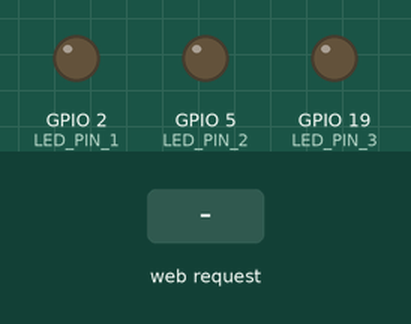
This sketch was run on a simulated ESP32. Parts: output pins drawn as LEDs (lit = HIGH). The test bench sets the inputs (shaded band). WiFi joins after 1.5 s; servers stay silent unless stated; what the sketch prints to the serial monitor is not drawn.

Above: at 2.7 s.
2.8 s: HTTP request GET /set?b=1 received
At 3.5 s:
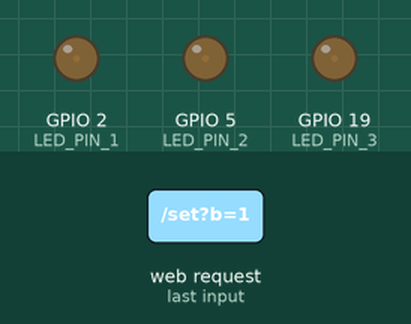
4.3 s: HTTP request GET /set?b=120 received
At 4.7 s:
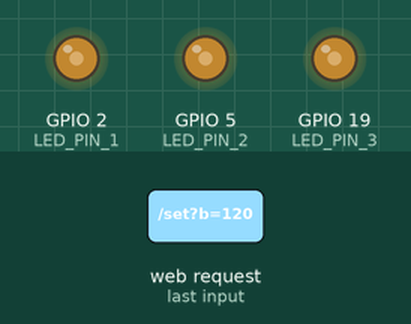
Timing chart, 0 to 7.3 s (numbered marks = the images above; inputs shaded):
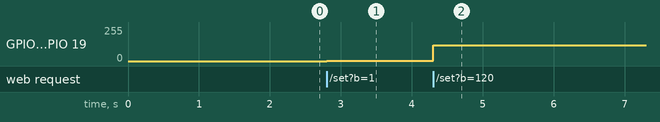

The sketch:

ex07.ino
```cpp
#include <WiFi.h>
#include <WebServer.h>

// ================= 配置区域 =================
const char* ssid = "桃予柠";
const char* password = "00000000";

// LED 引脚 (D2, D5, D19)
const int LED_PIN_1 = 2;
const int LED_PIN_2 = 5;
const int LED_PIN_3 = 19;

WebServer server(80);
int currentBrightness = 0;

// ================= HTML 网页 =================
String index_html = R"EOF(
<!DOCTYPE html>
<html>
<head>
    <meta name="viewport" content="width=device-width, initial-scale=1.0">
    <title>ESP32 无极调光</title>
    <style>
        body{font-family: Arial; text-align: center; background: #f4f4f4; padding: 30px;}
        .container{background: white; padding: 40px; border-radius: 15px; display: inline-block;}
        h1{color: #333;}
        .slider{width: 350px; height: 25px; margin: 20px 0;}
        #value{font-size: 28px; font-weight: bold; color: #007bff;}
    </style>
</head>
<body>
    <div class="container">
        <h1>LED 无极调光器</h1>
        <input type="range" min="0" max="255" value="0" class="slider" id="slider" oninput="update()">
        <p>当前亮度：<span id="value">0</span></p>
    </div>

    <script>
        function update() {
            var val = document.getElementById("slider").value;
            document.getElementById("value").innerHTML = val;
            fetch("/set?b=" + val);
        }
    </script>
</body>
</html>
)EOF";

// ================= 服务器函数 =================
void handleRoot() {
  server.send(200, "text/html", index_html);
}

void handleSet() {
  if (server.hasArg("b")) {
    currentBrightness = server.arg("b").toInt();

    // 限制亮度 0-255
    if (currentBrightness < 0) currentBrightness = 0;
    if (currentBrightness > 255) currentBrightness = 255;

    // 通用 analogWrite 控制三路LED
    analogWrite(LED_PIN_1, currentBrightness);
    analogWrite(LED_PIN_2, currentBrightness);
    analogWrite(LED_PIN_3, currentBrightness);

    Serial.print("网页设置亮度：");
    Serial.println(currentBrightness);
  }
  server.send(200, "text/plain", "OK");
}

void setup() {
  Serial.begin(115200);

  // 初始化LED引脚
  pinMode(LED_PIN_1, OUTPUT);
  pinMode(LED_PIN_2, OUTPUT);
  pinMode(LED_PIN_3, OUTPUT);

  // 初始关灯
  analogWrite(LED_PIN_1, 0);
  analogWrite(LED_PIN_2, 0);
  analogWrite(LED_PIN_3, 0);

  // 连接 WiFi
  Serial.print("正在连接 WiFi: ");
  Serial.println(ssid);
  WiFi.begin(ssid, password);
  while (WiFi.status() != WL_CONNECTED) {
    delay(500);
    Serial.print(".");
  }
  Serial.println("");
  Serial.println("WiFi 连接成功！");
  Serial.print("控制面板地址: ");
  Serial.println(WiFi.localIP());

  // 服务器路由
  server.on("/", handleRoot);
  server.on("/set", handleSet);

  // 启动服务器
  server.begin();
  Serial.println("Web 服务器已启动");
}

void loop() {
  server.handleClient();
}
```

Measured:
- after the input at 2.8 s, GPIO 2 (LED_PIN_1), GPIO 5 (LED_PIN_2), GPIO 19 (LED_PIN_3): 0/255 → 1/255 at once
- after the input at 4.3 s, GPIO 2 (LED_PIN_1), GPIO 5 (LED_PIN_2), GPIO 19 (LED_PIN_3): 1/255 → 120/255 at once
